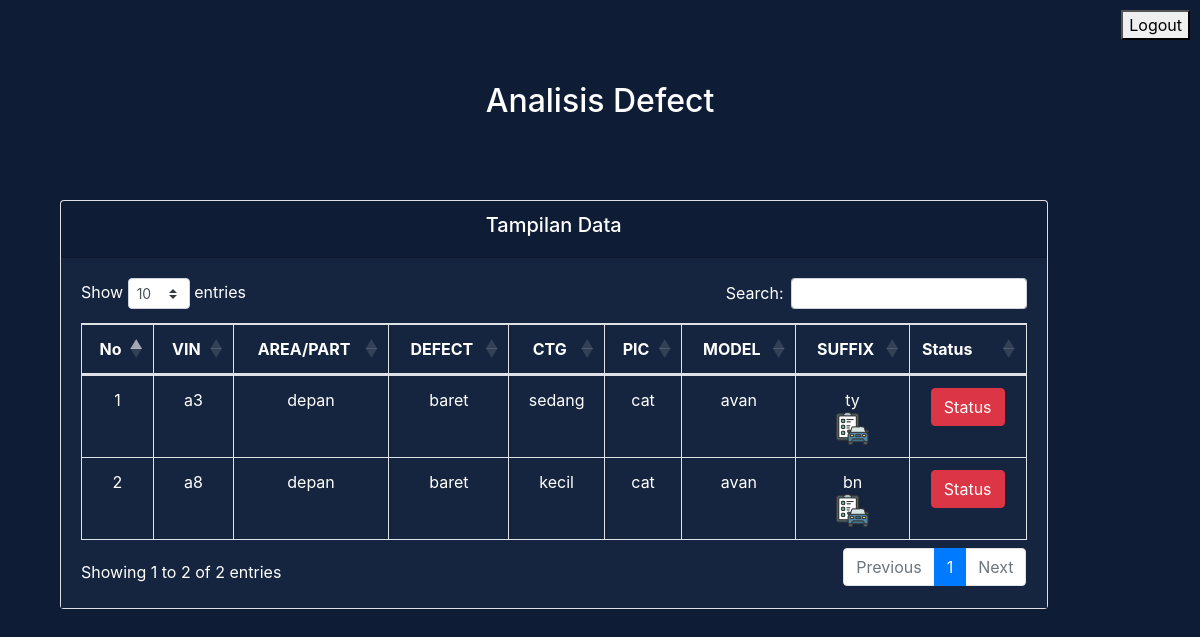
/index.php (signed in), run on the app's committed database.
### tables this page shows
CREATE TABLE `input_data` (
  `vin` varchar(100) DEFAULT NULL,
  `area/part` varchar(100) DEFAULT NULL,
  `defect` varchar(100) DEFAULT NULL,
  `ctg` varchar(50) DEFAULT NULL,
  `pic` varchar(100) DEFAULT NULL,
  `model` varchar(4) DEFAULT NULL,
  `suffix` varchar(50) DEFAULT NULL,
  `status` tinyint(1) DEFAULT 0
);

### index.php (the view, shortened to what this page needs)
<!DOCTYPE html>
<html lang="en">
<head>
    <link rel="stylesheet" href="https://cdnjs.cloudflare.com/ajax/libs/twitter-bootstrap/4.5.2/css/bootstrap.css">
    <link rel="stylesheet" href="https://cdn.datatables.net/1.13.7/css/dataTables.bootstrap4.min.css">
    <?php
    $isUserLoggedIn = isset($_SESSION['username']);
    ?>
</head>
<body style="background-color: #0E1D35;">
<div id="header" style="background-color: #0E1D35; padding: 10px;">
    <?php if ($isUserLoggedIn) : ?>
        <form method="post" action="logout.php" style="float: right;">
            <button type="submit">Logout</button>
        </form>
    <?php else : ?>
        <button style="color: black; float: right;" onclick="showLoginModal()">Login</button>
    <?php endif; ?>
</div>
    <h2 style="text-align: center; margin-top: 1em; color:white;">Analisis Defect</h2><br>
    <section class="py-5">
        <div class="container">
            <div class="row justify-content-center">
                <div class="col-md-12">
                    <div class="col-md-11">
                        <div class="card" style="color:white;">
                            <div class="card-header" style= "background-color: #0E1D35; text-align: center;">
                                <h5 style="color:white;">Tampilan Data</h5>
                            </div>
                            <div class="card-body" style= "background-color: #15253F">
                                <div>
                                </div>
                                <table class="table table-bordered" id="myTable" style="color:white; text-align: center;">
                                <thead>
                                    <tr>
                                        <th style="text-align: center;">No</th>
                                        <th style="text-align: center;">VIN</th>
                                        <th style="text-align: center;">AREA/PART</th>
                                        <th style="text-align: center;">DEFECT</th>
                                        <th style="text-align: center;">CTG</th>
                                        <th style="text-align: center;">PIC</th>
                                        <th style="text-align: center;">MODEL</th>
                                        <th style="text-align: center;">SUFFIX</th>
                                        <?php if ($isUserLoggedIn) : ?>
                                            <th>Status</th>
                                        <?php endif; ?>
                                    </tr>
                                </thead>
                                    <tbody>
                                        <?php
                                        $servername = "localhost";
                                        $username = "root";
                                        $password = "";
                                        $database = "dbinput";
                                        $conn = new mysqli($servername, $username, $password, $database);
                                        function getAllData() {
                                            global $conn;
                                            $sql = "SELECT * FROM input_data";
                                            $result = $conn->query($sql);
                                            return $result->fetch_all(MYSQLI_ASSOC);
                                        }
                                        $allData = getAllData();
                                        $no = 1;
                                        foreach ($allData as $row) {
                                            ?>
                                            <tr>
                                                <td><?= $no++ ?></td>
                                                <td><?= $row['vin']; ?></td>
                                                <td><?= $row['area/part']; ?></td>
                                                <td><?= $row['defect']; ?></td>
                                                <td><?= $row['ctg']; ?></td>
                                                <td><?= $row['pic']; ?></td>
                                                <td class="model-cell" data-model="<?= $row['model']; ?>">
                                                    <?= $row['model']; ?>
                                                </td>
                                                <td class="suffix-cell" data-suffix="<?= $row['suffix']; ?>">
                                                    <?= $row['suffix']; ?>
                                                    <div style="display: flex; flex-direction: column; align-items: left;">
                                                        <a href="history.php?areaPart=<?= $row['area/part']; ?>&defect=<?= $row['defect']; ?>">
                                                            <img src="car-check.png" alt="Logo" style="width: 33px; height: 33px;">
                                                        </a>
                                                    </div>
                                                </td>
                                                <?php if ($isUserLoggedIn) : ?>
                                                <td>
                                                    <button class="status-button btn btn-danger">Status</button>
                                                </td>
                                                <?php endif; ?>
                                            </tr>
                                            <?php
                                        }
                                        ?>
                                    </tbody>
                                </table>
                            </div>
                        </div>
                    </div>
                </div>
            </div>
        </div>
    </section>
</body>
</html>

### index.php (style rules this page uses)
#header { display: flex; justify-content: flex-end; padding: 10px; background-color: #0E1D35; color: white; }

### data on the page
input_data: vin "a3", value "depan", defect "baret", ctg "sedang", pic "cat", model "avan", suffix "ty"
input_data: vin "a8", value "depan", defect "baret", ctg "kecil", pic "cat", model "avan", suffix "bn"
